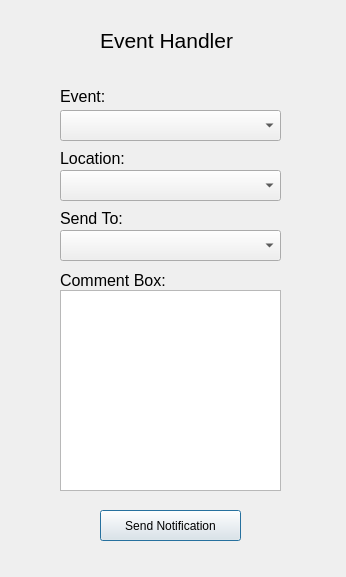
<?xml version="1.0" encoding="UTF-8"?>
<ui version="4.0">
 <class>Dialog</class>
 <widget class="QDialog" name="Dialog">
  <property name="geometry">
   <rect>
    <x>0</x>
    <y>0</y>
    <width>346</width>
    <height>577</height>
   </rect>
  </property>
  <property name="windowTitle">
   <string>Dialog</string>
  </property>
  <widget class="QTextEdit" name="commentBox">
   <property name="geometry">
    <rect>
     <x>60</x>
     <y>290</y>
     <width>221</width>
     <height>201</height>
    </rect>
   </property>
   <property name="font">
    <font>
     <pointsize>11</pointsize>
    </font>
   </property>
  </widget>
  <widget class="QLabel" name="Comment_Box">
   <property name="geometry">
    <rect>
     <x>60</x>
     <y>270</y>
     <width>111</width>
     <height>21</height>
    </rect>
   </property>
   <property name="font">
    <font>
     <pointsize>12</pointsize>
    </font>
   </property>
   <property name="text">
    <string>Comment Box:</string>
   </property>
  </widget>
  <widget class="QComboBox" name="locationBox">
   <property name="geometry">
    <rect>
     <x>60</x>
     <y>170</y>
     <width>221</width>
     <height>31</height>
    </rect>
   </property>
   <property name="font">
    <font>
     <pointsize>10</pointsize>
    </font>
   </property>
   <property name="editable">
    <bool>false</bool>
   </property>
  </widget>
  <widget class="QLabel" name="label">
   <property name="geometry">
    <rect>
     <x>60</x>
     <y>150</y>
     <width>81</width>
     <height>16</height>
    </rect>
   </property>
   <property name="font">
    <font>
     <pointsize>12</pointsize>
    </font>
   </property>
   <property name="text">
    <string>Location:</string>
   </property>
  </widget>
  <widget class="QLabel" name="label_2">
   <property name="geometry">
    <rect>
     <x>60</x>
     <y>210</y>
     <width>71</width>
     <height>16</height>
    </rect>
   </property>
   <property name="font">
    <font>
     <pointsize>12</pointsize>
    </font>
   </property>
   <property name="text">
    <string>Send To:</string>
   </property>
  </widget>
  <widget class="QLabel" name="Title">
   <property name="geometry">
    <rect>
     <x>100</x>
     <y>20</y>
     <width>141</width>
     <height>41</height>
    </rect>
   </property>
   <property name="font">
    <font>
     <pointsize>16</pointsize>
    </font>
   </property>
   <property name="text">
    <string>Event Handler</string>
   </property>
  </widget>
  <widget class="QLabel" name="label_4">
   <property name="geometry">
    <rect>
     <x>60</x>
     <y>90</y>
     <width>47</width>
     <height>13</height>
    </rect>
   </property>
   <property name="font">
    <font>
     <pointsize>12</pointsize>
    </font>
   </property>
   <property name="text">
    <string>Event: </string>
   </property>
  </widget>
  <widget class="QComboBox" name="sendToBox">
   <property name="geometry">
    <rect>
     <x>60</x>
     <y>230</y>
     <width>221</width>
     <height>31</height>
    </rect>
   </property>
  </widget>
  <widget class="QComboBox" name="eventComboBox">
   <property name="geometry">
    <rect>
     <x>60</x>
     <y>110</y>
     <width>221</width>
     <height>31</height>
    </rect>
   </property>
  </widget>
  <widget class="QPushButton" name="notificationButton">
   <property name="geometry">
    <rect>
     <x>100</x>
     <y>510</y>
     <width>141</width>
     <height>31</height>
    </rect>
   </property>
   <property name="text">
    <string>Send Notification</string>
   </property>
  </widget>
 </widget>
 <resources/>
 <connections/>
</ui>
